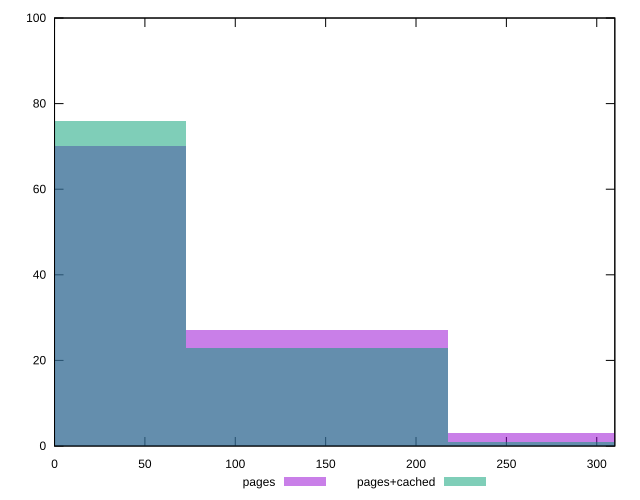

This figure's gnuplot source:
reset

$pages <<EOF
0 70
145.26390469497645 27
290.5278093899529 3
EOF

$pagesCached <<EOF
0 76
145.26390469497645 23
290.5278093899529 1
EOF

set key outside below
set boxwidth 145.26390469497645
set xrange [0:310]
set yrange [0:100]
set trange [0:100]
set style fill transparent solid 0.5 noborder
set terminal svg size 640, 500 enhanced background rgb 'white'
set output "report_00014_2021-02-09T15:56:05.503Z/unminified-javascript/comparison/histogram/0_vs_1.svg"

plot $pages title "pages" with boxes, \
     $pagesCached title "pages+cached" with boxes

reset
